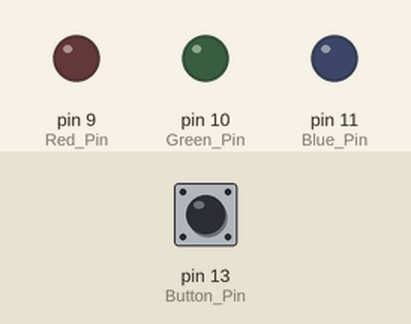
The sketch below on a simulated Arduino Uno, built with avr-gcc and run on an emulated ATmega328P. On the bench: output pins drawn as LEDs (lit = HIGH). The test bench sets the inputs (shaded band); at power-on: pin 13 (Button_Pin) HIGH.

Above: at 1.2 s.
1.3 s: pin 13 (Button_Pin) pulled LOW for 0.15 s
At 2.0 s:
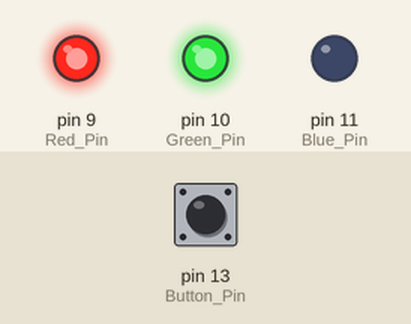
Timing chart, 0 to 4.3 s (numbered marks = the images above; inputs shaded):
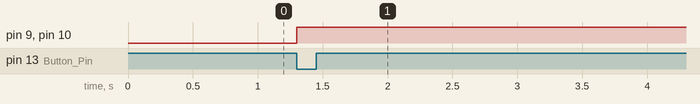

The sketch:

_3color_2.ino
```cpp
// обозначаем входные пины
int Button_Pin = 13;
int Blue_Pin = 11;
int Green_Pin = 10;
int Red_Pin = 9;
// обозначаем переменную отвечающую за состояние кнопки
boolean State_But = true;

void setup()
{
  pinMode(Button_Pin, INPUT);  // обозначаем сигнал кнопки как вход
  pinMode(Blue_Pin, OUTPUT);  // обозначаем сигнал красного, зеленого и синего цвета как выход
  pinMode(Green_Pin, OUTPUT);
  pinMode(Red_Pin, OUTPUT);
}

void loop()
{
 // определяем состояние кнопки - считываем значение
 State_But = digitalRead(Button_Pin);
 // сознаем условия
 if (State_But == LOW)
 {
   digitalWrite(Red_Pin, HIGH);
 }
 State_But = digitalRead(Button_Pin);
 if (State_But == LOW)
 {
   digitalWrite(Green_Pin, HIGH);
 }
}
```

Measured:
- after the input at 1.3 s, pin 9 (Red_Pin), pin 10 (Green_Pin): LOW → HIGH at once
